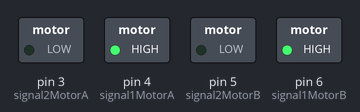
Simulated run of this sketch. Board: Arduino Uno, built with avr-gcc and run on an emulated ATmega328P. Shown: switched loads named in the sketch (green lamp = pin HIGH).

Above: at 1.0 s.
At 5.0 s:
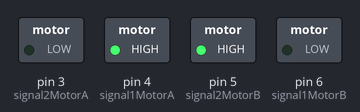
At 9.0 s:
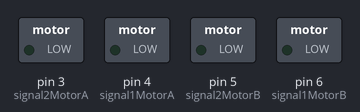
Timing chart, 0 to 13.0 s (numbered marks = the images above):
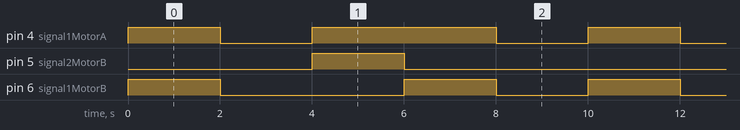

The sketch:

P8A3-Locomotion.ino
```cpp
#define acelerar1 2
#define signal2MotorA 3
#define signal1MotorA 4

#define acelerar2 7
#define signal1MotorB 6
#define signal2MotorB 5

#define voltimetro A0

void setup() {
  Serial.begin(9600);

  pinMode(signal1MotorA, OUTPUT);
  pinMode(signal1MotorB, OUTPUT);
  pinMode(signal2MotorA, OUTPUT);
  pinMode(signal2MotorB, OUTPUT);

  stopRobot();
}

void loop() {
  DriveRobot(1,1);
  delay(2000);
  DriveRobot(-1,-1);
  delay(2000);
  DriveRobot(1,-1);
  delay(2000);
  DriveRobot(-1,1);
  delay(2000);
  DriveRobot(0,0);
  delay(2000);
}

void DriveRobot(float LSignal, float RSignal) {
  if (LSignal > 0 && RSignal > 0) {
    digitalWrite(signal1MotorA, HIGH);
    digitalWrite(signal2MotorA, LOW);

    digitalWrite(signal1MotorB, HIGH);
    digitalWrite(signal2MotorB, LOW);
  } else if (LSignal > 0 && RSignal < 0) {
    digitalWrite(signal1MotorA, HIGH);
    digitalWrite(signal2MotorA, LOW);

    digitalWrite(signal1MotorB, LOW);
    digitalWrite(signal2MotorB, HIGH);
  } else if (LSignal < 0 && RSignal > 0) {
    digitalWrite(signal1MotorA, HIGH);
    digitalWrite(signal2MotorA, LOW);

    digitalWrite(signal1MotorB, HIGH);
    digitalWrite(signal2MotorB, LOW);
  } else {
    stopRobot();
  }
}

void stopRobot() {
    digitalWrite(signal1MotorA, LOW);
    digitalWrite(signal2MotorA, LOW);
    digitalWrite(signal1MotorB, LOW);
    digitalWrite(signal2MotorB, LOW);
}
```

Measured:
- by itself, pin 4 (signal1MotorA): repeats every 10.0 s: LOW 2.0 s, HIGH 4.0 s, LOW 2.0 s, HIGH 2.0 s
- by itself, pin 5 (signal2MotorB): alternates HIGH for 2.0 s and LOW for 8.0 s
- by itself, pin 6 (signal1MotorB): repeats every 10.0 s: LOW 4.0 s, HIGH 2.0 s, LOW 2.0 s, HIGH 2.0 s
